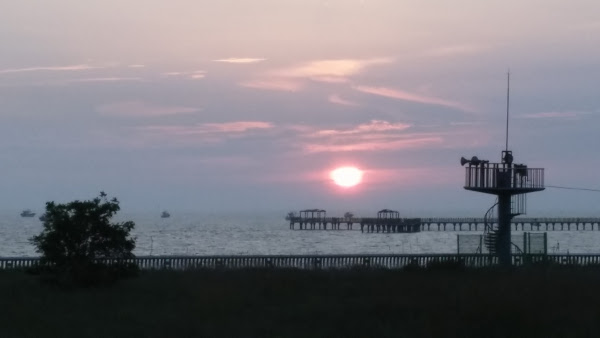
#> input picture img/sunset.jpg, 600 x 338 px
$ jupyter execute --allow-errors 01_basics_on_image_processing.ipynb   (shell and % lines are left out)
#> lines starting #> are read from the running program, lines starting #| are printed output that depends on the picture; after the words box and inside, x2 and y2 are one past the last pixel; in counts of white or black regions, pixels touching at a corner belong together
[cell 1]
import cv2 as cv
import numpy as np

import matplotlib.pyplot as plt

## add rectangle

[cell 2]
img = cv.imread('../img/sunset.jpg')
#> img is the input picture: shape (338, 600, 3); mean B, G, R 124.9, 117.8, 120.9

[cell 3]
x = 320
y = 150
w = 50
h =50

[cell 4]
roi = img[y:y+h, x:x+w]
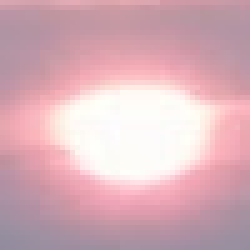
#> roi: shape (50, 50, 3) (shown 5 times larger); mean B, G, R 185.7, 176.2, 216.5

[cell 5]
print(roi.shape)
#| (50, 50, 3)

[cell 6]
cv.rectangle(roi, (0, 0), (h-1, w-1), (0, 255, 0))
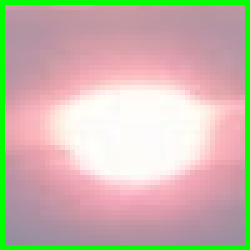
#> roi: shape (50, 50, 3) (shown 5 times larger); 7.84% of pixels changed, all inside (x1, y1, x2, y2) = (0, 0, 50, 50)

[cell 7]
plt.imshow(img)
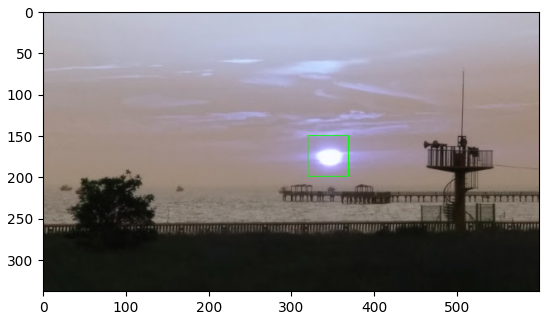
#> figure drawn by matplotlib, 1 panel; B, G, R data is drawn as R, G, B

## transform color space
* opencv uses BGR order
    - https://www.learnopencv.com/why-does-opencv-use-bgr-color-format/
* 4th dimensionin RGBA: alpha (transparency on background)

[cell 8]
img = cv.imread('../img/opencv_logo.png')

[cell 9]
bgr = cv.imread('../img/opencv_logo.png', cv.IMREAD_COLOR)

[cell 10]
bgra = cv.imread('../img/opencv_logo.png', cv.IMREAD_UNCHANGED)

#> (a cell that did not finish here is left out)

#> (a cell that did not finish here is left out)

#> (a cell that did not finish here is left out)

#> (a cell that did not finish here is left out)

#> (a cell that did not finish here is left out)

#> (a cell that did not finish here is left out)

#> (a cell that did not finish here is left out)

## gray scale

[cell 18]
img = cv.imread('../img/girl.jpg')
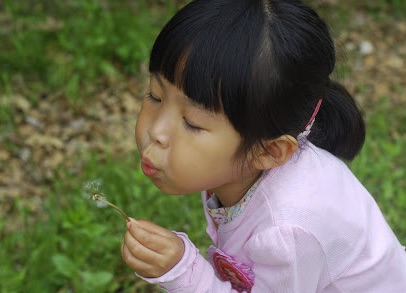
#> input picture img/girl.jpg, 406 x 293 px
#> img is the input picture: shape (293, 406, 3); mean B, G, R 82.4, 104.7, 105.5

[cell 19]
img2 = img.astype(np.uint16)

[cell 20]
b, g, r = cv.split(img2)
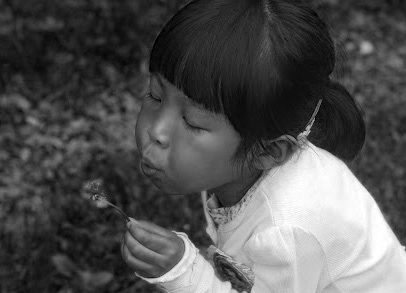
#> b: shape (293, 406) uint16; min 0, max 255, mean 82.4
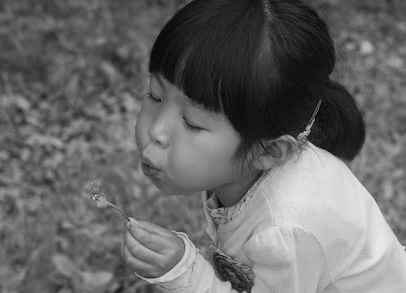
#> g: shape (293, 406) uint16; min 0, max 234, mean 104.7
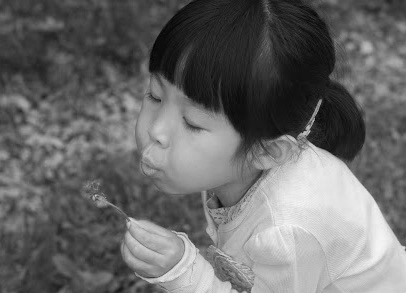
#> r: shape (293, 406) uint16; min 0, max 247, mean 105.5

* may exceeds 255 in calculating b+g+r

[cell 21]
gray1 = ((b + g + r) / 3).astype(np.uint8)
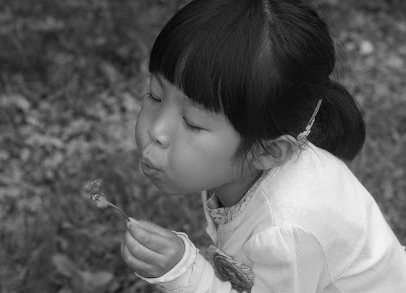
#> gray1: shape (293, 406); min 1, max 245, mean 97.2

[cell 22]
gray2 = cv.cvtColor(img, cv.COLOR_BGR2GRAY)

* cv img is BGR order
    - one should convert gbr to rgb to display image using matplotlib (RGB)

[cell 23]
plt.imshow(img)

[cell 24]
plt.imshow(cv.cvtColor(img, cv.COLOR_BGR2RGB))
